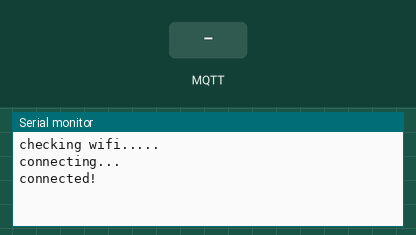
Simulated run of this sketch. Board: ESP8266 (NodeMCU). Parts: the last lines printed to the serial monitor. The test bench sets the inputs (shaded band). WiFi joins after 1.5 s; servers stay silent unless stated; no MQTT or app messages arrive unless stated.

Above: at 3.2 s.
3.3 s: MQTT message "1" arrives on the first subscribed topic
At 3.8 s:
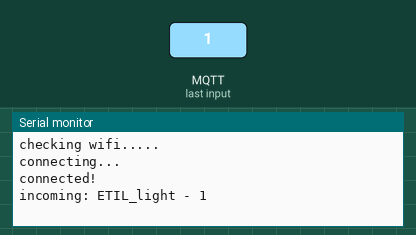
4.8 s: MQTT message "on" arrives on the first subscribed topic
At 6.0 s:
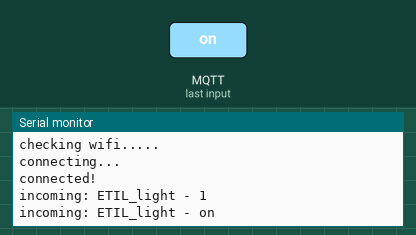
6.3 s: MQTT message "off" arrives on the first subscribed topic
At 7.4 s:
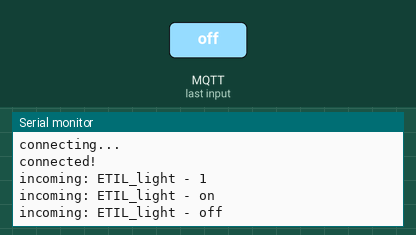

The sketch:

MQTT_Client_Subscribe.ino
```cpp
// This example uses an Adafruit Huzzah ESP8266
// to connect to shiftr.io.
//
// You can check on your device after a successful
// connection here: https://shiftr.io/try.
//
// by Joël Gähwiler
// https://github.com/256dpi/arduino-mqtt

#include <ESP8266WiFi.h>
#include <MQTTClient.h>

const char ssid[] = "rachit";
const char pass[] = "aaaa1111";

WiFiClient net;
MQTTClient client;

void connect();  // <- predefine connect() for setup()

void setup() {
  Serial.begin(115200);
  WiFi.begin(ssid, pass);

  // Note: Local domain names (e.g. "Computer.local" on OSX) are not supported by Arduino.
  // You need to set the IP address directly.
  client.begin("broker.shiftr.io", net);
  client.onMessage(messageReceived);

  connect();
}

void connect() {
  Serial.print("checking wifi...");
  while (WiFi.status() != WL_CONNECTED) {
    Serial.print(".");
    delay(1000);
  }

  Serial.print("\nconnecting...");
  while (!client.connect("ETIL_sub", "try", "try")) {
    Serial.print(".");
    delay(1000);
  }

  Serial.println("\nconnected!");

  client.subscribe("ETIL_light");
  // client.unsubscribe("ETIL_light");
}

void loop() {
  client.loop();
  delay(10);  // <- fixes some issues with WiFi stability

  if (!client.connected()) {
    connect();
  }
}

void messageReceived(String &topic, String &payload) {
  Serial.println("incoming: " + topic + " - " + payload);
}
```

Measured:
- after the input at 3.3 s, the serial monitor: prints a new line at once (image 1)
- after the input at 4.8 s, the serial monitor: prints a new line at once (image 2)
- after the input at 6.3 s, the serial monitor: prints a new line at once (image 3)
